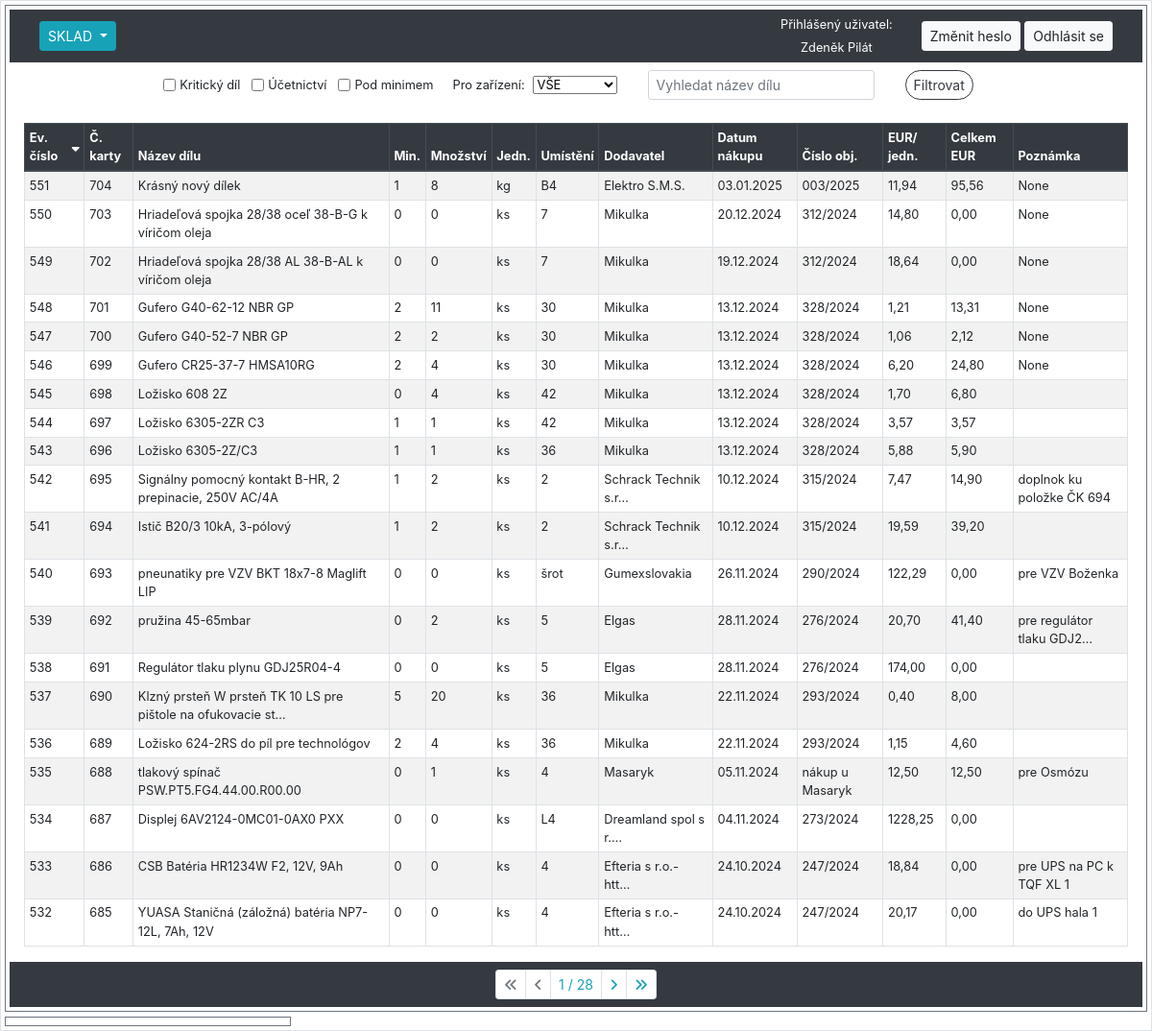
The app's page /sklad/ (signed in) with its own data.
### hpm_sklad/models.py (models this page shows, shortened)
class Sklad(models.Model):
    class Meta:
        ordering = ["-evidencni_cislo"]
        verbose_name_plural = "Skladové položky"
    evidencni_cislo = models.AutoField(primary_key=True, verbose_name="Evidenční číslo")
    interne_cislo = models.IntegerField(null=True, verbose_name="Číslo karty")
    objednano = models.CharField(max_length=100, null=True, blank=True, verbose_name="Objednáno?")
    nazev_dilu = models.CharField(max_length=100, verbose_name="Název dílu")
    min_mnozstvi_ks = models.PositiveIntegerField(default=0, verbose_name="Minimum")
    mnozstvi = models.PositiveIntegerField(default=0, verbose_name="Množství")
    jednotky = models.CharField(max_length=10, choices=JEDNOTKY_CHOICES, default='ks', verbose_name="Jednotky")
    umisteni = models.CharField(max_length=25, null=True, verbose_name="Umístění")
    dodavatel = models.CharField(max_length=70, null=True, blank=True, verbose_name="Dodavatel")
    datum_nakupu = models.DateField(null=True, blank=True, verbose_name="Datum nákupu")
    cislo_objednavky = models.CharField(max_length=20, null=True, blank=True, verbose_name="Číslo objednávky")
    jednotkova_cena_eur = models.FloatField(default=0.0, validators=[MinValueValidator(0.0)], verbose_name="EUR/jednotka")
    celkova_cena_eur = models.FloatField(default=0.0, validators=[MinValueValidator(0.0)], verbose_name="Celkem EUR")
    poznamka = models.CharField(null=True, blank=True, max_length=200, verbose_name="Poznámka")
    ucetnictvi = models.BooleanField(default=True, verbose_name="Účetnictví")
    kriticky_dil = models.BooleanField(default=False, verbose_name="Kritický díl")
    hsh = models.BooleanField(default=False, verbose_name="HSH")
    tq8 = models.BooleanField(default=False, verbose_name="TQ8")
    tqf_xl1 = models.BooleanField(default=False, verbose_name="TQF XL1")
    tqf_xl2 = models.BooleanField(default=False, verbose_name="TQF XL2")
    dc_xl = models.BooleanField(default=False, verbose_name="DC XL")
    dac_xl1_2 = models.BooleanField(default=False, verbose_name="DAC XL1-2")
    dl_xl = models.BooleanField(default=False, verbose_name="DL XL")
    dac = models.BooleanField(default=False, verbose_name="DAC")
    lac_1 = models.BooleanField(default=False, verbose_name="LAC 1")
    lac_2 = models.BooleanField(default=False, verbose_name="LAC 2")
    ipsen_ene = models.BooleanField(default=False, verbose_name="IPSEN ENE")
    hsh_ene = models.BooleanField(default=False, verbose_name="HSH ENE")
    xl_ene1 = models.BooleanField(default=False, verbose_name="XL ENE1")
    xl_ene2 = models.BooleanField(default=False, verbose_name="XL ENE2")
    ipsen_w = models.BooleanField(default=False, verbose_name="IPSEN W")
    hsh_w = models.BooleanField(default=False, verbose_name="HSH W")
    kw = models.BooleanField(default=False, verbose_name="KW")
    kw1 = models.BooleanField(default=False, verbose_name="KW 1")
    kw2 = models.BooleanField(default=False, verbose_name="KW 2")
    kw3 = models.BooleanField(default=False, verbose_name="KW 3")
    mikrof = models.BooleanField(default=False, verbose_name="MIKROF")
    history = HistoricalRecords()
    @property
    def pod_minimem(self):
        return self.mnozstvi < self.min_mnozstvi_ks

### hpm_sklad/views.py (the view, shortened to what this page needs)
# urls.py: path('sklad/', views.SkladListView.as_view(), name='sklad'),
class SkladListView(LoginRequiredMixin, ListView):
    model = Sklad
    template_name = 'hpm_sklad/sklad.html'
    paginate_by = 20
    export_csv = False
    def get_context_data(self, **kwargs):
        context = super().get_context_data(**kwargs)
        selected_ev_cislo = self.request.GET.get('selected', None)
        if selected_ev_cislo:
            context['selected_item'] = get_object_or_404(Sklad, evidencni_cislo=selected_ev_cislo)
        else:
            context['selected_item'] = None
        zarizeni_filters = [("", "VŠE")] + [(z.zarizeni.lower(), z.zarizeni.replace('_', ' ')) for z in Zarizeni.objects.all()]
        context.update({
            'db_table': 'sklad',
            'sort': self.request.GET.get('sort', 'evidencni_cislo'),
            'order': self.request.GET.get('order', 'down'),
            'query': self.request.GET.get('query', ''),
            'kriticky_dil': self.request.GET.get('kriticky_dil', ''),
            'ucetnictvi': self.request.GET.get('ucetnictvi', ''),
            'pod_minimem': self.request.GET.get('pod_minimem', ''),
            'zarizeni_filter': self.request.GET.get('zarizeni_filter', 'VŠE'),
            'zarizeni_filters': zarizeni_filters,
            'current_user': self.request.user,
        })
        return context
    def get_queryset(self):
        queryset = Sklad.objects.all()
        query = self.request.GET.get('query', '')
        sort = self.request.GET.get('sort', 'evidencni_cislo')
        order = self.request.GET.get('order', 'down')
        filters = {
            'kriticky_dil': self.request.GET.get('kriticky_dil'),
            'ucetnictvi': self.request.GET.get('ucetnictvi'),
        }
        zarizeni_filter = self.request.GET.get('zarizeni_filter','VŠE')
        pod_minimem = self.request.GET.get('pod_minimem')
        if query:
            queryset = queryset.filter(nazev_dilu__icontains=query)
        for field, value in filters.items():
            if value == 'on':
                queryset = queryset.filter(**{field: True})
        if zarizeni_filter and zarizeni_filter != 'VŠE':
            queryset = queryset.filter(**{zarizeni_filter: True})
        if order == 'down':
            sort = f"-{sort}"
        queryset = queryset.order_by(sort)
        if pod_minimem == 'on':
            queryset = [obj for obj in queryset if obj.pod_minimem]
        return queryset
    def render_to_response(self, context, **response_kwargs):
        if getattr(self, 'export_csv', False):
            return self.export_to_csv(self.get_queryset())
        else:
            return super().render_to_response(context, **response_kwargs)

### hpm_sklad/templates/hpm_sklad/sklad.html (shortened to what this page needs)
{% extends "hpm_sklad/base_left_right_column.html" %}
{% load static %}
{% load custom_filters %}
{% block left_content %}
    <form method="GET" action="" class="form-inline justify-content-center align-items-center small my-2">
        <div class="form-group mx-sm-3 mb-2">
            <div class="form-row justify-content-center align-items-center">
                <div class="form-check form-check-inline mb-2">
                    <input type="checkbox" class="form-check-input" name="kriticky_dil" id="kriticky_dil" {% if request.GET.kriticky_dil == 'on' %}checked{% endif %}>
                    <label class="form-check-label" for="kriticky_dil">Kritický díl</label>
                </div>
                <div class="form-check form-check-inline mb-2">
                    <input type="checkbox" class="form-check-input" name="ucetnictvi" id="ucetnictvi" {% if request.GET.ucetnictvi == 'on' %}checked{% endif %}>
                    <label class="form-check-label" for="ucetnictvi">Účetnictví</label>
                </div>
                <div class="form-check form-check-inline mb-2">
                    <input type="checkbox" class="form-check-input" name="pod_minimem" id="pod_minimem" {% if request.GET.pod_minimem == 'on' %}checked{% endif %}>
                    <label class="form-check-label" for="pod_minimem">Pod minimem</label>
                </div>
                <div class="form-group mx-sm-2 mb-2">
                    <label for="zarizeni_filter" class="mr-sm-2">Pro zařízení:</label>
                    <select name="zarizeni_filter" class="form-select form-select-sm mr-sm-2" id="zarizeni_filter">
                        {% for value, label in zarizeni_filters %}
                        <option value="{{ value }}" {% if request.GET.zarizeni_filter == value %}selected{% endif %}>{{ label }}</option>
                        {% endfor %}
                    </select>
                </div>
                <div class="form-group mx-sm-3 mb-2">
                    <input class="form-control form-control-sm" type="text" name="query" placeholder="Vyhledat název dílu" value="{{ request.GET.query }}">
                </div>
                <div class="form-group mx-sm-3 mb-2">
                    <button class="btn btn-outline-dark btn-sm rounded-pill" type="submit">Filtrovat</button>
                </div>
            </div>
        </div>
    </form>
    <div class="container-fluid">
        <table class="table table-sm table-hover table-striped table-bordered">
            <thead class="thead-dark">
                <tr>
                    {% with request.GET.urlencode as querystring %}
                        <th scope="col">
                            <a href="?sort=evidencni_cislo&order={% if request.GET.sort == 'evidencni_cislo' and request.GET.order == 'up' %}down{% else %}up{% endif %}&{{ querystring|url_remove_param:'sort,order' }}">
                                Ev. číslo
                                {% if not request.GET.sort %}
                                    <i class="fas fa-sort-down"></i>
                                {% endif %}
                            </a>
                        </th>
                        <th scope="col">
                            <a href="?sort=interne_cislo&order={% if request.GET.sort == 'interne_cislo' and request.GET.order == 'up' %}down{% else %}up{% endif %}&{{ querystring|url_remove_param:'sort,order' }}">
                                Č. karty
                            </a>
                        </th>
                        <th scope="col">
                            <a href="?sort=nazev_dilu&order={% if request.GET.sort == 'nazev_dilu' and request.GET.order == 'up' %}down{% else %}up{% endif %}&{{ querystring|url_remove_param:'sort,order' }}">
                                Název dílu
                            </a>
                        </th>
                        <th scope="col">
                            <a href="?sort=min_mnozstvi_ks&order={% if request.GET.sort == 'min_mnozstvi_ks' and request.GET.order == 'up' %}down{% else %}up{% endif %}&{{ querystring|url_remove_param:'sort,order' }}">
                                Min.
                            </a>
                        </th>
                        <th scope="col">
                            <a href="?sort=mnozstvi&order={% if request.GET.sort == 'mnozstvi' and request.GET.order == 'up' %}down{% else %}up{% endif %}&{{ querystring|url_remove_param:'sort,order' }}">
                                Množství
                            </a>
                        </th>
                        <th scope="col">
                            <a href="?sort=jednotky&order={% if request.GET.sort == 'jednotky' and request.GET.order == 'up' %}down{% else %}up{% endif %}&{{ querystring|url_remove_param:'sort,order' }}">
                                Jedn.
                            </a>
                        </th>
                        <th scope="col">
                            <a href="?sort=umisteni&order={% if request.GET.sort == 'umisteni' and request.GET.order == 'up' %}down{% else %}up{% endif %}&{{ querystring|url_remove_param:'sort,order' }}">
                                Umístění
                            </a>
                        </th>
                        <th scope="col">
                            <a href="?sort=dodavatel&order={% if request.GET.sort == 'dodavatel' and request.GET.order == 'up' %}down{% else %}up{% endif %}&{{ querystring|url_remove_param:'sort,order' }}">
                                Dodavatel
                            </a>
                        </th>
                        <th scope="col">
                            <a href="?sort=datum_nakupu&order={% if request.GET.sort == 'datum_nakupu' and request.GET.order == 'up' %}down{% else %}up{% endif %}&{{ querystring|url_remove_param:'sort,order' }}">
                                Datum nákupu
                            </a>
                        </th>
                        <th scope="col">
                            <a href="?sort=cislo_objednavky&order={% if request.GET.sort == 'cislo_objednavky' and request.GET.order == 'up' %}down{% else %}up{% endif %}&{{ querystring|url_remove_param:'sort,order' }}">
                                Číslo obj.
                            </a>
                        </th>
                        <th scope="col">
                            <a href="?sort=jednotkova_cena_eur&order={% if request.GET.sort == 'jednotkova_cena_eur' and request.GET.order == 'up' %}down{% else %}up{% endif %}&{{ querystring|url_remove_param:'sort,order' }}">
                                EUR/ jedn.
                            </a>
                        </th>
                        <th scope="col">
                            <a href="?sort=celkova_cena_eur&order={% if request.GET.sort == 'celkova_cena_eur' and request.GET.order == 'up' %}down{% else %}up{% endif %}&{{ querystring|url_remove_param:'sort,order' }}">
                                Celkem EUR
                            </a>
                        </th>
                        <th scope="col">
                            <a href="?sort=poznamka&order={% if request.GET.sort == 'poznamka' and request.GET.order == 'up' %}down{% else %}up{% endif %}&{{ querystring|url_remove_param:'sort,order' }}">
                                Poznámka
                            </a>
                        </th>
                    {% endwith %}
                </tr>
            </thead>
            <tbody class="show-pointer">
                {% for item in object_list %}
                    <tr data-id="{{ item.pk }}" data-detail-url="{% url 'detail_sklad' item.pk %}" onclick="loadDetail('{% url 'detail_sklad' item.pk %}', '{{ item.pk }}')"
                    {% if item.pk == selected_sklad.pk %} class="table-info"{% endif %} {% if item.pod_minimem %} class="pod-minimem-row"{% endif %}>
                        <td scope="row">{{ item.pk }}</td>
                        <td scope="row">{{ item.interne_cislo }}</td>
                        <td scope="row">{{ item.nazev_dilu|truncatechars:60 }}</td>
                        <td scope="row">{{ item.min_mnozstvi_ks }}</td>
                        <td scope="row">{{ item.mnozstvi }}</td>
                        <td scope="row">{{ item.jednotky }}</td>
                        <td scope="row">{{ item.umisteni }}</td>
                        <td scope="row">{{ item.dodavatel|truncatechars:20 }}</td>
                        <td scope="row">{{ item.datum_nakupu|date:"d.m.Y" }}</td>
                        <td scope="row">{{ item.cislo_objednavky }}</td>
                        <td scope="row">{{ item.jednotkova_cena_eur|floatformat:2 }}</td>
                        <td scope="row">{{ item.celkova_cena_eur|floatformat:2 }}</td>
                        <td scope="row">{{ item.poznamka|truncatechars:25 }}</td>
                    </tr>
                {% endfor %}
            </tbody>
        </table>
    </div>
    {% include "hpm_sklad/pagination.html" %}
{% endblock %}

### hpm_sklad/templates/hpm_sklad/navbar.html (shortened to what this page needs)
<nav class="navbar navbar-expand-lg navbar-dark bg-dark">
    <div class="col">
        <div class="btn-group btn-group-sm dropdown my-1 mr-1">
            <button class="btn btn-info dropdown-toggle" type="button" id="dropdownMenuButton1" data-toggle="dropdown" aria-haspopup="true" aria-expanded="false">
                {% if db_table == 'sklad' %}SKLAD{% elif db_table == 'audit_log' %}POHYBY{% elif db_table == 'dodavatele' %}DODAVATELÉ{% elif db_table == 'poptavky' %}POPTÁVKY{% else %}Výběr modulu{% endif %}
            </button>
        </div>
    </div>
    {% if user.is_authenticated %}
        <div class="col-auto">
            <div>
                <p class="h6 small text-white">Přihlášený uživatel:</p>
            </div>
            <div>
                <p class="h6 small text-center my-0 text-white">{{ current_user.first_name }} {{ current_user.last_name }}</p>
            </div>
        </div>
        <div class="col-auto">
            <a class="btn btn-light btn-sm" href="{% url 'custom_password_change' %}">Změnit heslo</a>
            <a class="btn btn-light btn-sm" href="{% url 'logout' %}">Odhlásit se</a>
        </div>
    {% else %}
        <div class="col-auto">
            <a class="btn btn-light btn-sm" href="{% url 'login' %}">Přihlásit se</a>
        </div>
    {% endif %}
</nav>

### records on screen
Sklad: pk "551", interne_cislo "704", nazev_dilu "Krásný nový dílek", min_mnozstvi_ks "1", mnozstvi "8", jednotky "kg", umisteni "B4", dodavatel "Elektro S.M.S.", datum_nakupu "03.01.2025", cislo_objednavky "003/2025", jednotkova_cena_eur "11,94", celkova_cena_eur "95,56", poznamka "None"
Sklad: pk "550", interne_cislo "703", nazev_dilu "Hriadeľová spojka 28/38 oceľ 38-B-G k víričom oleja", min_mnozstvi_ks "0", mnozstvi "0", jednotky "ks", umisteni "7", dodavatel "Mikulka", datum_nakupu "20.12.2024", cislo_objednavky "312/2024", jednotkova_cena_eur "14,80", celkova_cena_eur "0,00", poznamka "None"
Sklad: pk "549", interne_cislo "702", nazev_dilu "Hriadeľová spojka 28/38 AL 38-B-AL k víričom oleja", min_mnozstvi_ks "0", mnozstvi "0", jednotky "ks", umisteni "7", dodavatel "Mikulka", datum_nakupu "19.12.2024", cislo_objednavky "312/2024", jednotkova_cena_eur "18,64", celkova_cena_eur "0,00", poznamka "None"
Sklad: pk "548", interne_cislo "701", nazev_dilu "Gufero G40-62-12 NBR GP", min_mnozstvi_ks "2", mnozstvi "11", jednotky "ks", umisteni "30", dodavatel "Mikulka", datum_nakupu "13.12.2024", cislo_objednavky "328/2024", jednotkova_cena_eur "1,21", celkova_cena_eur "13,31", poznamka "None"
Sklad: pk "547", interne_cislo "700", nazev_dilu "Gufero G40-52-7 NBR GP", min_mnozstvi_ks "2", mnozstvi "2", jednotky "ks", umisteni "30", dodavatel "Mikulka", datum_nakupu "13.12.2024", cislo_objednavky "328/2024", jednotkova_cena_eur "1,06", celkova_cena_eur "2,12", poznamka "None"
Sklad: pk "546", interne_cislo "699", nazev_dilu "Gufero CR25-37-7 HMSA10RG", min_mnozstvi_ks "2", mnozstvi "4", jednotky "ks", umisteni "30", dodavatel "Mikulka", datum_nakupu "13.12.2024", cislo_objednavky "328/2024", jednotkova_cena_eur "6,20", celkova_cena_eur "24,80", poznamka "None"
Sklad: pk "545", interne_cislo "698", nazev_dilu "Ložisko 608 2Z", min_mnozstvi_ks "0", mnozstvi "4", jednotky "ks", umisteni "42", dodavatel "Mikulka", datum_nakupu "13.12.2024", cislo_objednavky "328/2024", jednotkova_cena_eur "1,70", celkova_cena_eur "6,80"
Sklad: pk "544", interne_cislo "697", nazev_dilu "Ložisko 6305-2ZR C3", min_mnozstvi_ks "1", mnozstvi "1", jednotky "ks", umisteni "42", dodavatel "Mikulka", datum_nakupu "13.12.2024", cislo_objednavky "328/2024", jednotkova_cena_eur "3,57", celkova_cena_eur "3,57"
Sklad: pk "543", interne_cislo "696", nazev_dilu "Ložisko 6305-2Z/C3", min_mnozstvi_ks "1", mnozstvi "1", jednotky "ks", umisteni "36", dodavatel "Mikulka", datum_nakupu "13.12.2024", cislo_objednavky "328/2024", jednotkova_cena_eur "5,88", celkova_cena_eur "5,90"
Sklad: pk "542", interne_cislo "695", nazev_dilu "Signálny pomocný kontakt B-HR, 2 prepinacie, 250V AC/4A", min_mnozstvi_ks "1", mnozstvi "2", jednotky "ks", umisteni "2", dodavatel "Schrack Technik s.r…", datum_nakupu "10.12.2024", cislo_objednavky "315/2024", jednotkova_cena_eur "7,47", celkova_cena_eur "14,90", poznamka "doplnok ku položke ČK 694"
Sklad: pk "541", interne_cislo "694", nazev_dilu "Istič B20/3 10kA, 3-pólový", min_mnozstvi_ks "1", mnozstvi "2", jednotky "ks", umisteni "2", dodavatel "Schrack Technik s.r…", datum_nakupu "10.12.2024", cislo_objednavky "315/2024", jednotkova_cena_eur "19,59", celkova_cena_eur "39,20"
Sklad: pk "540", interne_cislo "693", nazev_dilu "pneunatiky pre VZV BKT 18x7-8 Maglift LIP", min_mnozstvi_ks "0", mnozstvi "0", jednotky "ks", umisteni "šrot", dodavatel "Gumexslovakia", datum_nakupu "26.11.2024", cislo_objednavky "290/2024", jednotkova_cena_eur "122,29", celkova_cena_eur "0,00", poznamka "pre VZV Boženka"
Sklad: pk "539", interne_cislo "692", nazev_dilu "pružina 45-65mbar", min_mnozstvi_ks "0", mnozstvi "2", jednotky "ks", umisteni "5", dodavatel "Elgas", datum_nakupu "28.11.2024", cislo_objednavky "276/2024", jednotkova_cena_eur "20,70", celkova_cena_eur "41,40", poznamka "pre regulátor tlaku GDJ2…"
Sklad: pk "538", interne_cislo "691", nazev_dilu "Regulátor tlaku plynu GDJ25R04-4", min_mnozstvi_ks "0", mnozstvi "0", jednotky "ks", umisteni "5", dodavatel "Elgas", datum_nakupu "28.11.2024", cislo_objednavky "276/2024", jednotkova_cena_eur "174,00", celkova_cena_eur "0,00"
Sklad: pk "537", interne_cislo "690", nazev_dilu "Klzný prsteň W prsteň TK 10 LS pre pištole na ofukovacie st…", min_mnozstvi_ks "5", mnozstvi "20", jednotky "ks", umisteni "36", dodavatel "Mikulka", datum_nakupu "22.11.2024", cislo_objednavky "293/2024", jednotkova_cena_eur "0,40", celkova_cena_eur "8,00"
Sklad: pk "536", interne_cislo "689", nazev_dilu "Ložisko 624-2RS do píl pre technológov", min_mnozstvi_ks "2", mnozstvi "4", jednotky "ks", umisteni "36", dodavatel "Mikulka", datum_nakupu "22.11.2024", cislo_objednavky "293/2024", jednotkova_cena_eur "1,15", celkova_cena_eur "4,60"
Sklad: pk "535", interne_cislo "688", nazev_dilu "tlakový spínač PSW.PT5.FG4.44.00.R00.00", min_mnozstvi_ks "0", mnozstvi "1", jednotky "ks", umisteni "4", dodavatel "Masaryk", datum_nakupu "05.11.2024", cislo_objednavky "nákup u Masaryk", jednotkova_cena_eur "12,50", celkova_cena_eur "12,50", poznamka "pre Osmózu"
Sklad: pk "534", interne_cislo "687", nazev_dilu "Displej 6AV2124-0MC01-0AX0 PXX", min_mnozstvi_ks "0", mnozstvi "0", jednotky "ks", umisteni "L4", dodavatel "Dreamland spol s r.…", datum_nakupu "04.11.2024", cislo_objednavky "273/2024", jednotkova_cena_eur "1228,25", celkova_cena_eur "0,00"
Sklad: pk "533", interne_cislo "686", nazev_dilu "CSB Batéria HR1234W F2, 12V, 9Ah", min_mnozstvi_ks "0", mnozstvi "0", jednotky "ks", umisteni "4", dodavatel "Efteria s r.o.- htt…", datum_nakupu "24.10.2024", cislo_objednavky "247/2024", jednotkova_cena_eur "18,84", celkova_cena_eur "0,00", poznamka "pre UPS na PC k TQF XL 1"
Sklad: pk "532", interne_cislo "685", nazev_dilu "YUASA Staničná (záložná) batéria NP7-12L, 7Ah, 12V", min_mnozstvi_ks "0", mnozstvi "0", jednotky "ks", umisteni "4", dodavatel "Efteria s r.o.- htt…", datum_nakupu "24.10.2024", cislo_objednavky "247/2024", jednotkova_cena_eur "20,17", celkova_cena_eur "0,00", poznamka "do UPS hala 1"

### other values on screen
{{ current_user.first_name }} "Zdeněk"
{{ current_user.last_name }} "Pilát"
{{ page_obj.number }} "1"
{{ page_obj.paginator.num_pages }} "28"
form field zarizeni_filter "VŠE"
